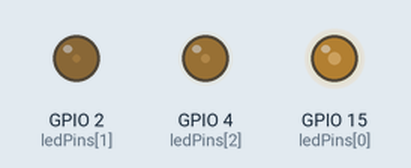
The sketch below on a simulated ESP32. Shown: output pins drawn as LEDs (lit = HIGH). Random numbers use the default seed unless the sketch sets one.

Above: at 0.1 s.
At 5.1 s:
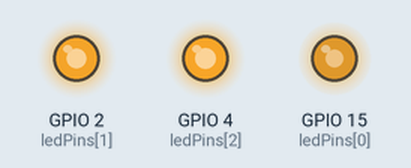
At 9.1 s:
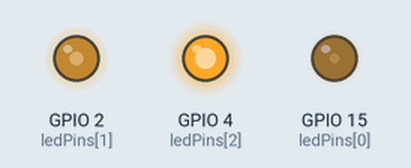
At 19.1 s:
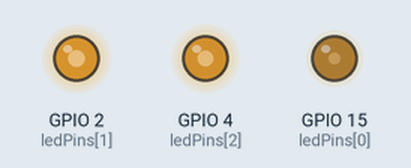
At 29.1 s:
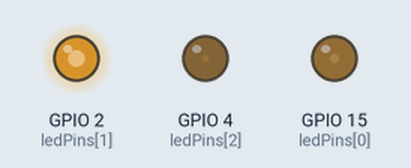
At 39.1 s:
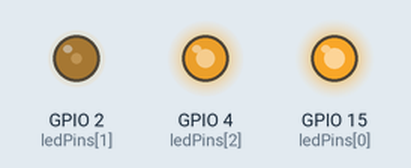
Timing chart, 0 to 40.0 s (numbered marks = the images above):
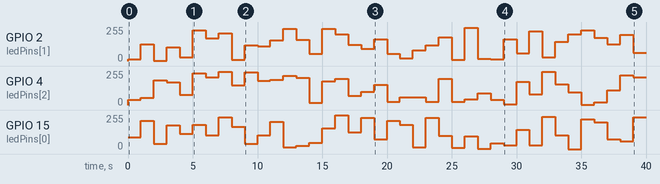

The sketch:

t3_proyecto6.ino
```cpp
const byte ledPins[] = {15, 2, 4}; //definir pines LED rojos, verdes y azules
//const byte chns[] = {0, 1, 2}; //definir los canales pwm
int red, green, blue;
void setup() {
for (int i = 0; i < 3; i++) { //configurar los canales pwm, 1KHz, 8bit
//ledcSetup(chns[i], 1000, 8);
ledcAttach(ledPins[i], 1000, 8);
}
}

void loop() {
red = random(0, 256);
green = random(0, 256);
blue = random(0, 256);
setColor(red, green, blue);
delay(1000);
}

void setColor(byte r, byte g, byte b) {
ledcWrite(ledPins[0], 255 - r); //LED de ánodo común, nivel bajo para encender el led.
ledcWrite(ledPins[1], 255 - g);
ledcWrite(ledPins[2], 255 - b);
}
```

Measured:
- by itself, GPIO 2 (ledPins[1]): 0/255 → 14/255 at 0.00 s, → 125/255 1.0 s later, → 1/255 1.0 s later, → 103/255 1.0 s later, … (40 changes in this stretch)
- by itself, GPIO 4 (ledPins[2]): 0/255 → 38/255 at 0.00 s, → 55/255 1.0 s later, → 187/255 1.0 s later, → 169/255 1.0 s later, … (40 changes in this stretch)
